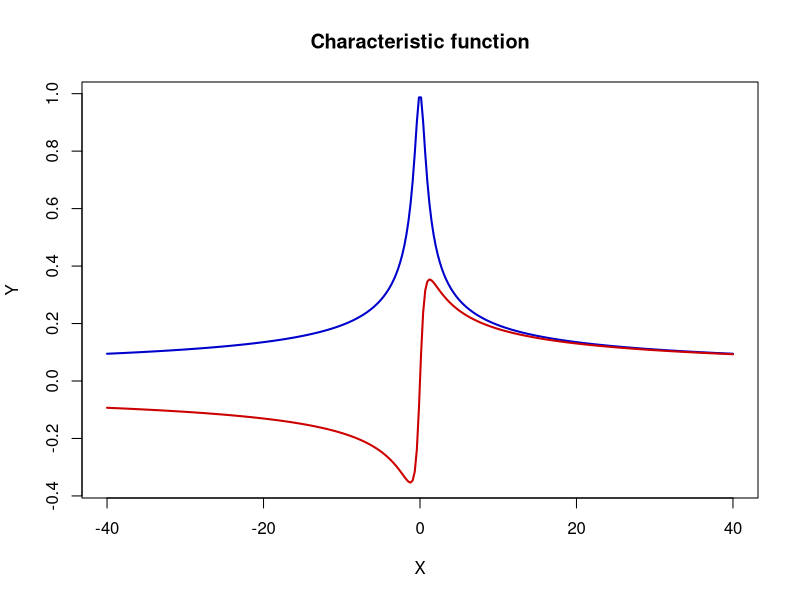

Here is the R script that generated this plot:
rm(list = ls(all = TRUE))
graphics.off()


############################ SUBROUTINES ################################ Complex array generation
compl = function(re, im) {
    if (missing(re)) {
        stop("compl: no composed object for real part")
    }
    if (missing(im)) {
        im = 0 * (re <= Inf)
    }
    if (nrow(matrix(re)) != nrow(matrix(im))) {
        stop("compl: dim(re)<>dim(im)")
    }
    z = list()
    z$re = re
    z$im = im
    return(z)
}

VaRcgfDG = function(t, par) {
    # cumulant generating function (cgf) for the class of quadratic forms of Gaussian vectors.  Complex array generation
    compl = function(re, im) {
        if (missing(re)) {
            stop("compl: no composed object for real part")
        }
        if (missing(im)) {
            im = 0 * (re <= Inf)
        }
        if (nrow(matrix(re)) != nrow(matrix(im))) {
            stop("compl: dim(re)<>dim(im)")
        }
        z = list()
        z$re = re
        z$im = im
        return(z)
    }
    s = compl(par$theta * t$re, par$theta * t$im)
    cmul = function(x, y) {
        # Complex multiplication
        re = x$re * y$re - x$im * y$im
        im = x$re * y$im + x$im * y$re
        z = list()
        z$re = re
        z$im = im
        return(z)
    }
    cdiv = function(x, y) {
        # Complex division
        w = y$re^2 + y$im^2
        re = (x$re * y$re + x$im * y$im)/w
        im = (x$im * y$re - x$re * y$im)/w
        z = list()
        z$re = re
        z$im = im
        return(z)
    }
    cln = function(x) {
        # Complex natural logarithm
        re = log(x$re^2 + x$im^2)/2
        im = atan2(x$im, x$re)
        z = list()
        z$re = re
        z$im = im
        return(z)
    }
    csub = function(x, y) {
        # Complex subtraction two arrays of complex numbers
        re = x$re - y$re
        im = x$im - y$im
        z = list()
        z$re = re
        z$im = im
        return(z)
    }
    i = 1
    m = length(par$lambda)
    while (i <= m) {
        # 1-lambda*t:
        omlt = compl(1 - par$lambda[i] * t$re, -par$lambda[i] * t$im)
        tmp = cmul(t, t)
        tmp = cdiv(tmp, omlt)
        tmp = compl(par$delta[i]^2 * tmp$re, par$delta[i]^2 * tmp$im)
        tmp = csub(tmp, cln(omlt))
        s = compl(s$re + 0.5 * tmp$re, s$im + 0.5 * tmp$im)
        i = i + 1
    }
    return(s)
}

cexp = function(x) {
    # Complex exponential
    re = exp(x$re) * cos(x$im)
    im = exp(x$re) * sin(x$im)
    z = list()
    z$re = re
    z$im = im
    return(z)
}

VaRcharfDG = function(t, par) {
    # computes the characteristic function for the class of quadratic forms of Gaussian vectors.
    t = compl(-t$im, t$re)  # 1i*t
    r = cexp(VaRcgfDG(t, par))
}

############################ Main Program ############################

XFGVaRcharfDGtest = function(par, n, xlim) {
    compl = function(re, im) {
        # Complex array generation
        if (missing(re)) {
            stop("compl: no composed object for real part")
        }
        if (missing(im)) {
            im = 0 * (re <= Inf)
        }
        if (nrow(matrix(re)) != nrow(matrix(im))) {
            stop("compl: dim(re)<>dim(im)")
        }
        z = list()
        z$re = re
        z$im = im
        return(z)
    }
    dt = (xlim[2] - xlim[1])/(n - 1)
    t = xlim[1] + (0:(n - 1)) * dt
    r = VaRcharfDG(compl(t, t * 0), par)
    z1 = cbind(t, r$re)
    z2 = cbind(t, r$im)
    plot(z1, type = "l", col = "blue3", lwd = 2, ylab = "Y", xlab = "X", ylim = c(min(r$re, r$im), max(r$re, r$im)))
    lines(z2, col = "red3", lwd = 2)
    title("Characteristic function")
}

theta = 0
delta = c(0)
lambda = c(1.4142)
par = list()
par$theta = theta
par$delta = delta
par$lambda = lambda

XFGVaRcharfDGtest(par, 300, c(-40, 40)) 
